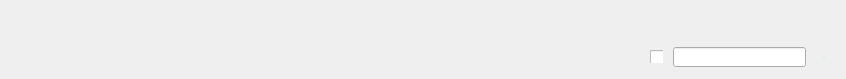
          <widget class="QWidget" name="tab_14">
           <property name="enabled">
            <bool>true</bool>
           </property>
           <attribute name="title">
            <string>GESTION TEMPS</string>
           </attribute>
           <widget class="QCheckBox" name="checkBox_6">
            <property name="geometry">
             <rect>
              <x>650</x>
              <y>50</y>
              <width>13</width>
              <height>13</height>
             </rect>
            </property>
            <property name="mouseTracking">
             <bool>false</bool>
            </property>
            <property name="text">
             <string/>
            </property>
           </widget>
           <widget class="QLineEdit" name="lineEdit_3">
            <property name="geometry">
             <rect>
              <x>673</x>
              <y>47</y>
              <width>133</width>
              <height>20</height>
             </rect>
            </property>
            <property name="sizePolicy">
             <sizepolicy hsizetype="MinimumExpanding" vsizetype="Fixed">
              <horstretch>0</horstretch>
              <verstretch>0</verstretch>
             </sizepolicy>
            </property>
            <property name="minimumSize">
             <size>
              <width>0</width>
              <height>0</height>
             </size>
            </property>
            <property name="styleSheet">
             <string notr="true">text-decoration: line-through;</string>
            </property>
           </widget>
           <widget class="QToolButton" name="toolButton_4">
            <property name="geometry">
             <rect>
              <x>811</x>
              <y>44</y>
              <width>26</width>
              <height>26</height>
             </rect>
            </property>
            <property name="sizePolicy">
             <sizepolicy hsizetype="Expanding" vsizetype="Fixed">
              <horstretch>0</horstretch>
              <verstretch>0</verstretch>
             </sizepolicy>
            </property>
            <property name="maximumSize">
             <size>
              <width>26</width>
              <height>26</height>
             </size>
            </property>
            <property name="styleSheet">
             <string notr="true">QToolButton{
	color: rgb(227, 238, 238);
	font: 75 18pt &quot;Gill Sans MT&quot;;
	background-color: rgba(0,0,0,0);
}</string>
            </property>
            <property name="text">
             <string>x</string>
            </property>
            <property name="popupMode">
             <enum>QToolButton::DelayedPopup</enum>
            </property>
            <property name="toolButtonStyle">
             <enum>Qt::ToolButtonTextOnly</enum>
            </property>
            <property name="autoRaise">
             <bool>false</bool>
            </property>
            <property name="arrowType">
             <enum>Qt::RightArrow</enum>
            </property>
           </widget>
          </widget>
